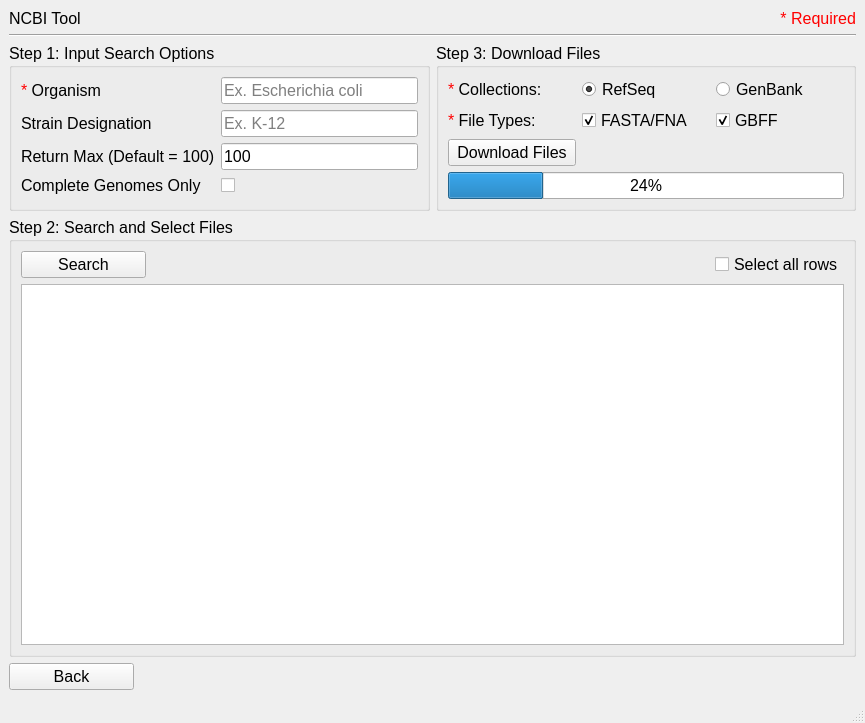
<?xml version="1.0" encoding="UTF-8"?>
<ui version="4.0">
 <class>MainWindow</class>
 <widget class="QMainWindow" name="MainWindow">
  <property name="geometry">
   <rect>
    <x>0</x>
    <y>0</y>
    <width>865</width>
    <height>723</height>
   </rect>
  </property>
  <property name="font">
   <font>
    <pointsize>12</pointsize>
   </font>
  </property>
  <property name="windowTitle">
   <string>MainWindow</string>
  </property>
  <widget class="QWidget" name="centralwidget">
   <layout class="QGridLayout" name="gridLayout_2">
    <item row="2" column="0">
     <layout class="QGridLayout" name="gridLayout">
      <item row="2" column="1">
       <widget class="QGroupBox" name="Step3">
        <property name="sizePolicy">
         <sizepolicy hsizetype="Expanding" vsizetype="Preferred">
          <horstretch>0</horstretch>
          <verstretch>0</verstretch>
         </sizepolicy>
        </property>
        <property name="title">
         <string>Step 3: Download Files</string>
        </property>
        <layout class="QGridLayout" name="gridLayout_5">
         <item row="2" column="1" colspan="2">
          <widget class="QLabel" name="progressLabel">
           <property name="text">
            <string/>
           </property>
          </widget>
         </item>
         <item row="3" column="0" colspan="3">
          <widget class="QProgressBar" name="progressBar">
           <property name="value">
            <number>24</number>
           </property>
          </widget>
         </item>
         <item row="0" column="2">
          <widget class="QRadioButton" name="genbank_checkbox">
           <property name="text">
            <string>GenBank</string>
           </property>
           <property name="checked">
            <bool>false</bool>
           </property>
          </widget>
         </item>
         <item row="0" column="0">
          <widget class="QLabel" name="label_6">
           <property name="toolTip">
            <string>&lt;html&gt;&lt;head/&gt;&lt;body&gt;&lt;p&gt;&lt;span style=&quot; font-size:12pt;&quot;&gt;These are the databases that files are downloaded from. Refseq is considered the gold standard for annotations and assemblies. It is HIGHLY recommended to use Refseq if available for the genome of interest.&lt;/span&gt;&lt;/p&gt;&lt;/body&gt;&lt;/html&gt;</string>
           </property>
           <property name="text">
            <string>&lt;html&gt;&lt;head/&gt;&lt;body&gt;&lt;p&gt;&lt;span style=&quot; color:#ff0000;&quot;&gt;*&lt;/span&gt; Collections:&lt;/p&gt;&lt;/body&gt;&lt;/html&gt;</string>
           </property>
          </widget>
         </item>
         <item row="1" column="2">
          <widget class="QCheckBox" name="gbff_checkbox">
           <property name="text">
            <string>GBFF</string>
           </property>
           <property name="checked">
            <bool>true</bool>
           </property>
          </widget>
         </item>
         <item row="1" column="0">
          <widget class="QLabel" name="label_7">
           <property name="toolTip">
            <string>&lt;html&gt;&lt;head/&gt;&lt;body&gt;&lt;p&gt;&lt;span style=&quot; font-size:12pt;&quot;&gt;These are the file types that you are choosing to download. GBFF = annotation file, FASTA/FNA = genomic sequence file.&lt;/span&gt;&lt;/p&gt;&lt;/body&gt;&lt;/html&gt;</string>
           </property>
           <property name="text">
            <string>&lt;html&gt;&lt;head/&gt;&lt;body&gt;&lt;p&gt;&lt;span style=&quot; color:#ff0000;&quot;&gt;*&lt;/span&gt; File Types:&lt;/p&gt;&lt;/body&gt;&lt;/html&gt;</string>
           </property>
          </widget>
         </item>
         <item row="1" column="1">
          <widget class="QCheckBox" name="fna_checkbox">
           <property name="text">
            <string>FASTA/FNA</string>
           </property>
           <property name="checked">
            <bool>true</bool>
           </property>
          </widget>
         </item>
         <item row="2" column="0">
          <widget class="QPushButton" name="download_button">
           <property name="minimumSize">
            <size>
             <width>125</width>
             <height>0</height>
            </size>
           </property>
           <property name="text">
            <string>Download Files</string>
           </property>
          </widget>
         </item>
         <item row="0" column="1">
          <widget class="QRadioButton" name="refseq_checkbox">
           <property name="text">
            <string>RefSeq</string>
           </property>
           <property name="checked">
            <bool>true</bool>
           </property>
          </widget>
         </item>
         <item row="5" column="0" colspan="3">
          <layout class="QFormLayout" name="formLayout">
           <property name="fieldGrowthPolicy">
            <enum>QFormLayout::FieldGrowthPolicy::ExpandingFieldsGrow</enum>
           </property>
          </layout>
         </item>
        </layout>
       </widget>
      </item>
      <item row="1" column="0" colspan="2">
       <widget class="Line" name="line">
        <property name="orientation">
         <enum>Qt::Orientation::Horizontal</enum>
        </property>
       </widget>
      </item>
      <item row="3" column="0" colspan="2">
       <widget class="QGroupBox" name="Step2">
        <property name="title">
         <string>Step 2: Search and Select Files</string>
        </property>
        <layout class="QGridLayout" name="gridLayout_6">
         <item row="0" column="1" alignment="Qt::AlignmentFlag::AlignRight">
          <widget class="QCheckBox" name="all_rows">
           <property name="text">
            <string>Select all rows</string>
           </property>
          </widget>
         </item>
         <item row="0" column="0" alignment="Qt::AlignmentFlag::AlignLeft">
          <widget class="QPushButton" name="search_button">
           <property name="minimumSize">
            <size>
             <width>125</width>
             <height>0</height>
            </size>
           </property>
           <property name="text">
            <string>Search</string>
           </property>
          </widget>
         </item>
         <item row="1" column="0" colspan="2">
          <widget class="QTableView" name="ncbi_table">
           <property name="layoutDirection">
            <enum>Qt::LayoutDirection::LeftToRight</enum>
           </property>
          </widget>
         </item>
        </layout>
       </widget>
      </item>
      <item row="2" column="0">
       <widget class="QGroupBox" name="Step1">
        <property name="sizePolicy">
         <sizepolicy hsizetype="Expanding" vsizetype="Preferred">
          <horstretch>0</horstretch>
          <verstretch>0</verstretch>
         </sizepolicy>
        </property>
        <property name="title">
         <string>Step 1: Input Search Options</string>
        </property>
        <layout class="QGridLayout" name="gridLayout_4">
         <item row="3" column="1">
          <widget class="QCheckBox" name="yes_box">
           <property name="text">
            <string/>
           </property>
          </widget>
         </item>
         <item row="0" column="0">
          <widget class="QLabel" name="label">
           <property name="sizePolicy">
            <sizepolicy hsizetype="Preferred" vsizetype="Fixed">
             <horstretch>0</horstretch>
             <verstretch>0</verstretch>
            </sizepolicy>
           </property>
           <property name="text">
            <string>&lt;html&gt;&lt;head/&gt;&lt;body&gt;&lt;p&gt;&lt;span style=&quot; color:#ff0000;&quot;&gt;* &lt;/span&gt;Organism&lt;/p&gt;&lt;/body&gt;&lt;/html&gt;</string>
           </property>
          </widget>
         </item>
         <item row="0" column="1">
          <widget class="QLineEdit" name="organism_line_edit">
           <property name="placeholderText">
            <string>Ex. Escherichia coli</string>
           </property>
          </widget>
         </item>
         <item row="3" column="0">
          <widget class="QLabel" name="label_5">
           <property name="sizePolicy">
            <sizepolicy hsizetype="Preferred" vsizetype="Fixed">
             <horstretch>0</horstretch>
             <verstretch>0</verstretch>
            </sizepolicy>
           </property>
           <property name="toolTip">
            <string>&lt;html&gt;&lt;head/&gt;&lt;body&gt;&lt;p&gt;&lt;span style=&quot; font-size:12pt;&quot;&gt;Only display entries classified as &amp;quot;Complete Genomes&amp;quot; by NCBI.&lt;/span&gt;&lt;/p&gt;&lt;/body&gt;&lt;/html&gt;</string>
           </property>
           <property name="text">
            <string>Complete Genomes Only</string>
           </property>
          </widget>
         </item>
         <item row="2" column="1">
          <widget class="QLineEdit" name="ret_max_line_edit">
           <property name="text">
            <string>100</string>
           </property>
          </widget>
         </item>
         <item row="1" column="0">
          <widget class="QLabel" name="label_3">
           <property name="sizePolicy">
            <sizepolicy hsizetype="Preferred" vsizetype="Fixed">
             <horstretch>0</horstretch>
             <verstretch>0</verstretch>
            </sizepolicy>
           </property>
           <property name="text">
            <string>Strain Designation</string>
           </property>
          </widget>
         </item>
         <item row="1" column="1">
          <widget class="QLineEdit" name="infra_name_line_edit">
           <property name="placeholderText">
            <string>Ex. K-12</string>
           </property>
          </widget>
         </item>
         <item row="2" column="0">
          <widget class="QLabel" name="label_4">
           <property name="sizePolicy">
            <sizepolicy hsizetype="Preferred" vsizetype="Fixed">
             <horstretch>0</horstretch>
             <verstretch>0</verstretch>
            </sizepolicy>
           </property>
           <property name="toolTip">
            <string>&lt;html&gt;&lt;head/&gt;&lt;body&gt;&lt;p&gt;&lt;span style=&quot; font-size:12pt;&quot;&gt;Number of search results to return.&lt;/span&gt;&lt;/p&gt;&lt;/body&gt;&lt;/html&gt;</string>
           </property>
           <property name="text">
            <string>Return Max (Default = 100)</string>
           </property>
          </widget>
         </item>
        </layout>
       </widget>
      </item>
      <item row="4" column="0" alignment="Qt::AlignmentFlag::AlignLeft">
       <widget class="QPushButton" name="back_button">
        <property name="minimumSize">
         <size>
          <width>125</width>
          <height>0</height>
         </size>
        </property>
        <property name="text">
         <string>Back</string>
        </property>
       </widget>
      </item>
      <item row="0" column="1">
       <widget class="QLabel" name="label_2">
        <property name="text">
         <string>&lt;html&gt;&lt;head/&gt;&lt;body&gt;&lt;p&gt;&lt;span style=&quot; color:#ff0000;&quot;&gt;* Required&lt;/span&gt;&lt;/p&gt;&lt;/body&gt;&lt;/html&gt;</string>
        </property>
        <property name="alignment">
         <set>Qt::AlignmentFlag::AlignRight|Qt::AlignmentFlag::AlignTrailing|Qt::AlignmentFlag::AlignVCenter</set>
        </property>
       </widget>
      </item>
      <item row="0" column="0">
       <widget class="QLabel" name="title">
        <property name="sizePolicy">
         <sizepolicy hsizetype="Preferred" vsizetype="Fixed">
          <horstretch>0</horstretch>
          <verstretch>0</verstretch>
         </sizepolicy>
        </property>
        <property name="text">
         <string>NCBI Tool</string>
        </property>
       </widget>
      </item>
     </layout>
    </item>
   </layout>
  </widget>
  <widget class="QStatusBar" name="statusbar"/>
 </widget>
 <tabstops>
  <tabstop>organism_line_edit</tabstop>
  <tabstop>infra_name_line_edit</tabstop>
  <tabstop>ret_max_line_edit</tabstop>
  <tabstop>yes_box</tabstop>
  <tabstop>search_button</tabstop>
  <tabstop>all_rows</tabstop>
  <tabstop>ncbi_table</tabstop>
  <tabstop>genbank_checkbox</tabstop>
  <tabstop>refseq_checkbox</tabstop>
  <tabstop>download_button</tabstop>
  <tabstop>back_button</tabstop>
 </tabstops>
 <resources/>
 <connections/>
</ui>
